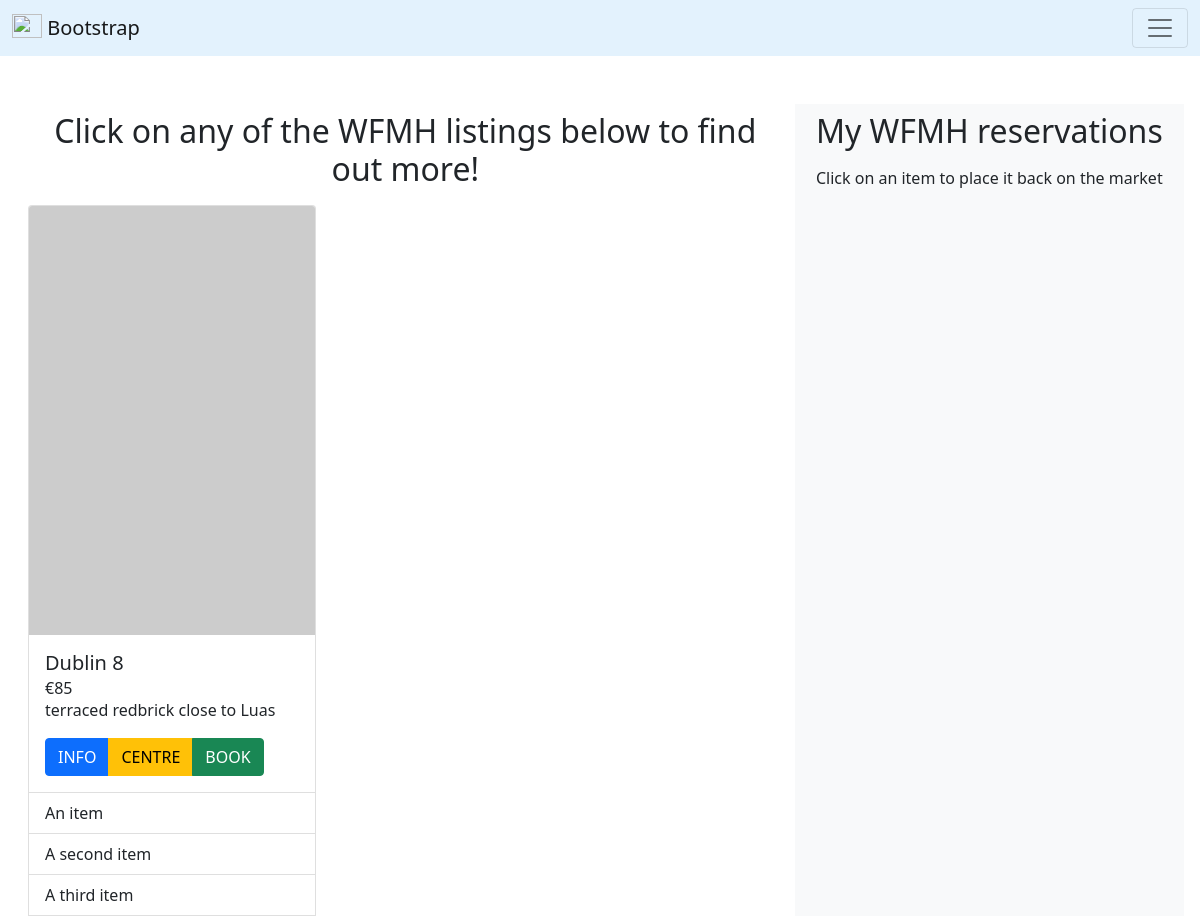
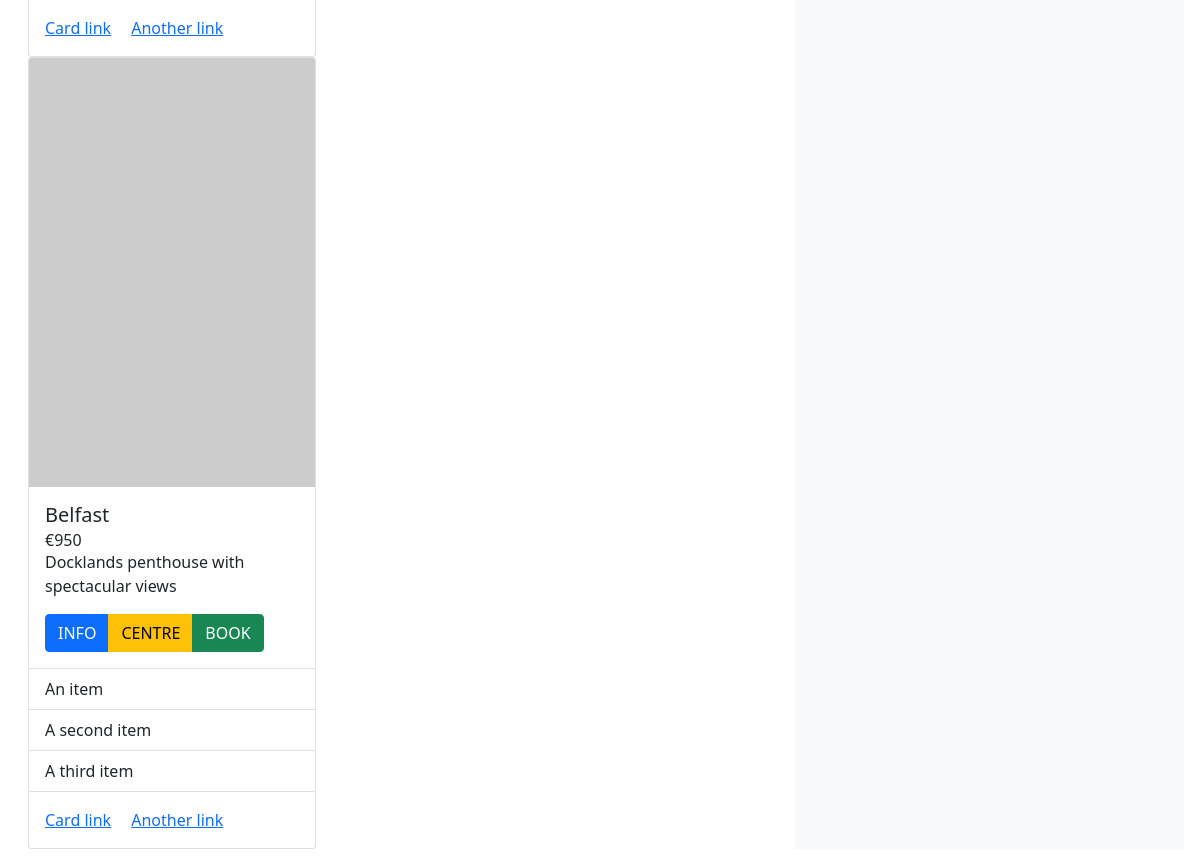
/browse (signed in), run on an earlier commit of the app's database (2 pictures, top to bottom).
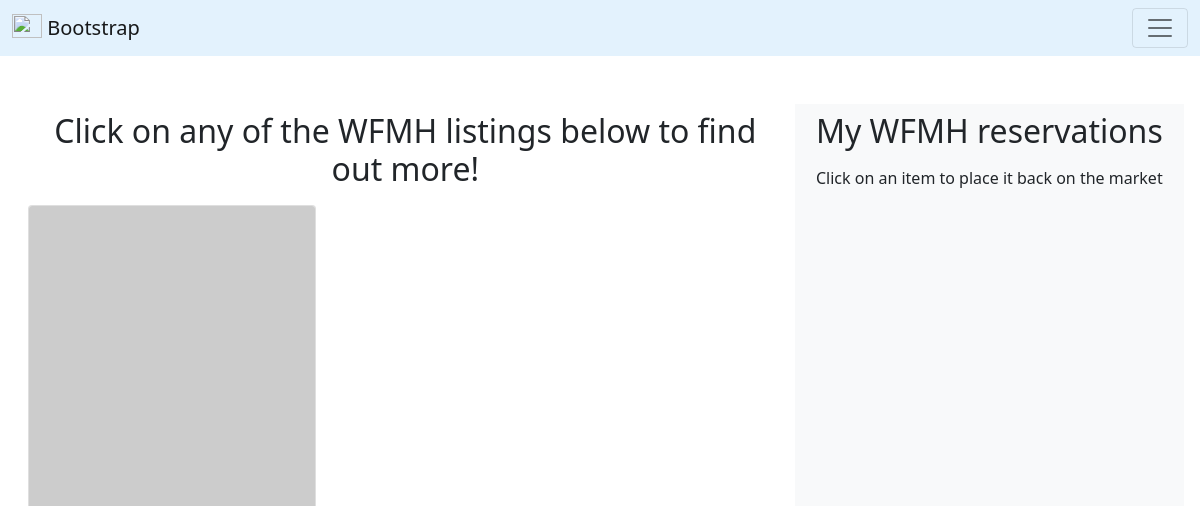
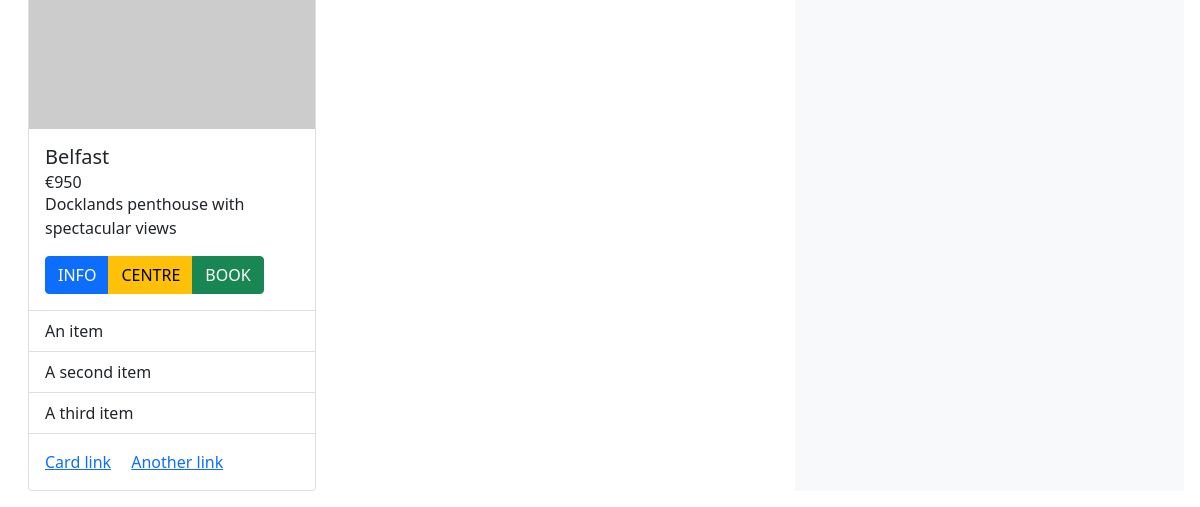
And on a later commit of the database (2 pictures, top to bottom).
### wfmh/models.py (models this page shows, shortened)
class Home(db.Model):
    id = db.Column(db.Integer(), primary_key=True)
    summary = db.Column(db.String(length=50), nullable=False, unique=True)
    location = db.Column(db.String(length=25), nullable=False)
    owner_email = db.Column(db.String(length=50), nullable=False)
    daily_rate = db.Column(db.Integer(), nullable=False)
    reserved_by = db.Column(db.Integer(), db.ForeignKey('worker.id'))

### wfmh/routes.py (the view, shortened to what this page needs)
@app.route("/browse", methods=['GET', 'POST'])
@login_required
def browse_homes():
    booking_form = WFMHBookingForm()
    cancellation_form = WFMHCancellationForm()
    if request.method == 'GET':
        homes = Home.query.filter_by(reserved_by=None)
        return render_template('browse.html', homes=homes, b_form=booking_form, c_form=cancellation_form)

### wfmh/models.py (called while the page is built)
@login_manager.user_loader
def load_user(user_id):
    return Worker.query.get(int(user_id))

    @property
    def format_wallet(self):
        return f'€{self.wallet:,}'

### wfmh/templates/browse.html (shortened to what this page needs)
{% extends 'base.html' %} {% block title %} WFMH | Browse {% endblock %} {%
block content %}
<div class="row m-3">
  <div class="col-md-8">
    <h2 class="text-center mb-3 pt-2 px-2">
      Click on any of the WFMH listings below to find out more!
    </h2>
    {% for home in homes %} {% include 'helpers/modals_booking.html' %}
    <div class="card" style="width: 18rem">
      <img src="https://picsum.photos/400/600" class="card-img-top" alt="..." />
      <div class="card-body">
        <h5 class="card-title">{{ home.location }}</h5>
        <h6 class="card-subtitle">€{{ home.daily_rate }}</h6>
        <p class="card-text">{{ home.summary }}</p>
        <div
          class="btn-group"
          role="group"
          aria-label="Basic mixed styles example"
        >
          <button
            type="button"
            class="btn btn-primary"
            data-bs-toggle="modal"
            data-bs-target="#infoModal{{ home.id }}"
          >
            INFO
          </button>
          <button type="button" class="btn btn-warning">CENTRE</button>
          <button
            type="button"
            class="btn btn-success"
            data-bs-toggle="modal"
            data-bs-target="#bookingModal{{ home.id }}"
          >
            BOOK
          </button>
        </div>
      </div>
      <ul class="list-group list-group-flush">
        <li class="list-group-item">An item</li>
        <li class="list-group-item">A second item</li>
        <li class="list-group-item">A third item</li>
      </ul>
      <div class="card-body">
        <a href="#" class="card-link">Card link</a>
        <a href="#" class="card-link">Another link</a>
      </div>
    </div>
    {% endfor %}
  </div>
  <div class="col-4 bg-light">
    <h2 class="text-center mb-3 pt-2 px-2">My WFMH reservations</h2>
    <p class="text-center mb-3">
      Click on an item to place it back on the market
    </p>
  </div>
</div>
{% endblock %}

### wfmh/templates/base.html (shortened to what this page needs)
<!DOCTYPE html>
<html lang="en">
  <head>
    <link
      href="https://cdn.jsdelivr.net/npm/bootstrap@5.0.2/dist/css/bootstrap.min.css"
      rel="stylesheet"
    />
    <link rel="stylesheet" href="https://use.fontawesome.com/releases/v5.15.4/css/all.css">
  </head>
  <body>
    <nav class="navbar navbar-light" style="background-color: #e3f2fd">
      <div class="container-fluid">
        <a class="navbar-brand" href="{{ url_for('landing_page') }}">
          <img
            src="https://getbootstrap.com/docs/5.0/assets/brand/bootstrap-logo.svg"
            alt=""
            width="30"
            height="24"
            class="d-inline-block align-text-top"
          />
          Bootstrap
        </a>
        <button
          class="navbar-toggler"
          type="button"
          data-bs-toggle="collapse"
          data-bs-target="#navbarSupportedContent"
          aria-controls="navbarSupportedContent"
          aria-expanded="false"
          aria-label="Toggle navigation"
        >
          <span class="navbar-toggler-icon"></span>
        </button>
      </div>
    </nav>
    {% block content %}{% endblock %}
  </body>
</html>

What changed in the data, as far as the page shows it:
no longer on this page (row edited): Home: location "Dublin 8", daily_rate "85", summary "terraced redbrick close to Luas"
